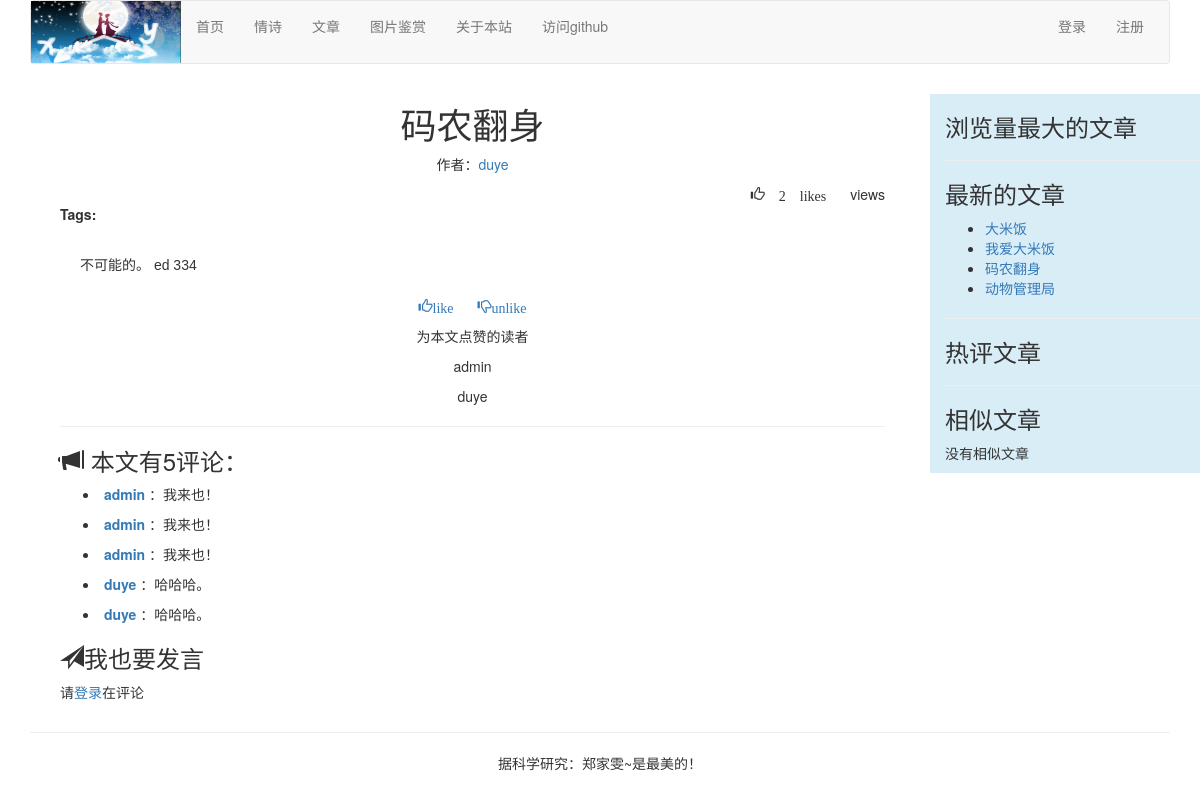
Before: /article/article-content/42/Ma-Nong-Fan-Shen/ with the older database file.
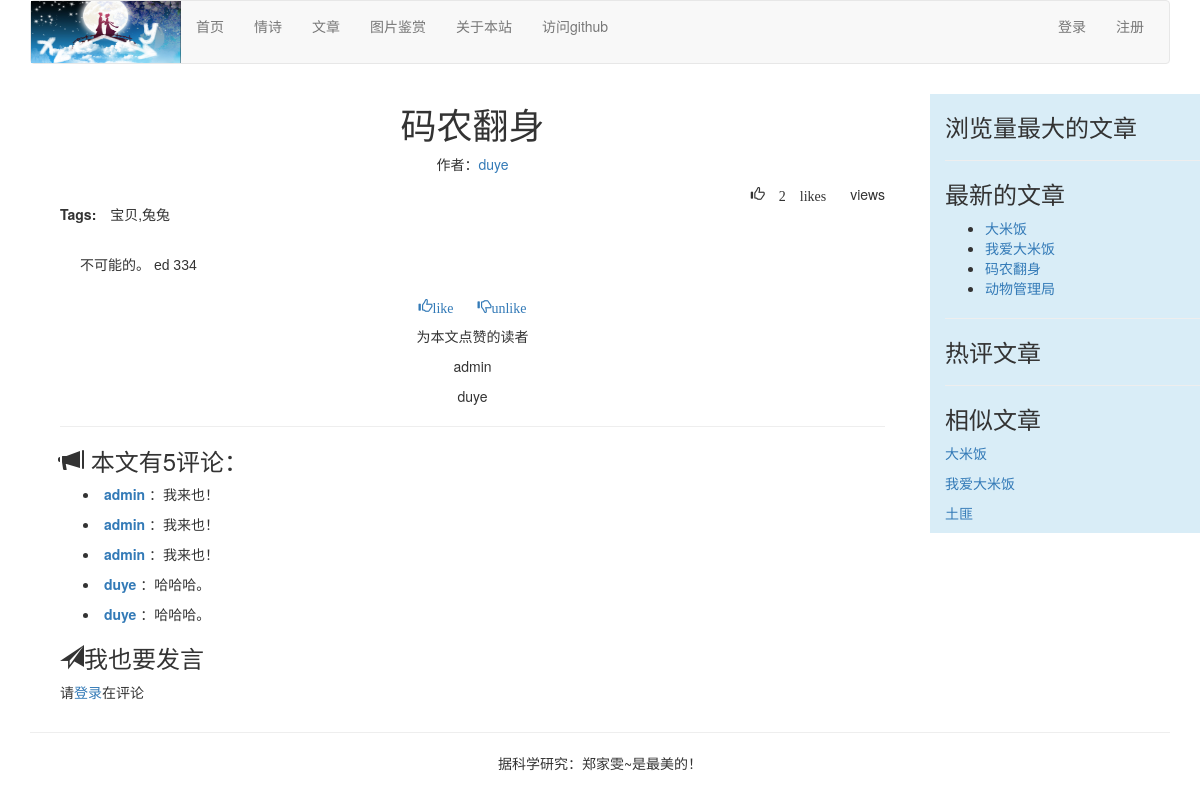
After: the same page with the newer database file.
### article/models.py (models this page shows, shortened)
class Comment(models.Model):
    article = models.ForeignKey(ArticlePost,on_delete=models.CASCADE,related_name='comments')
    body = models.TextField()
    commentator = models.CharField(max_length=90)
    image = models.ImageField(blank=True)
    created = models.DateTimeField(auto_now_add=True)
    class Meta:
        ordering = ('-created',)

class ArticlePost(models.Model):
    author = models.ForeignKey(User, on_delete=models.CASCADE, related_name='article')
    title = models.CharField(max_length=200)
    slug = models.SlugField(max_length=500)
    column = models.ForeignKey(ArticleColumn, on_delete=models.CASCADE, related_name='article_column')
    body = models.TextField()
    created = models.DateTimeField(default=timezone.now)
    updated = models.DateTimeField(auto_now=True)
    users_like = models.ManyToManyField(User,related_name='articles_like',blank=True)
    article_tag = models.ManyToManyField(ArticleTag,related_name='article_tag',blank=True)
    class Meta:
        ordering = ('-updated',)
        index_together = (('id', 'slug'),)
    def get_url_path(self):
        return reverse('article:article_content',args=[self.id,self.slug])

class ArticleTag(models.Model):
    author = models.ForeignKey(User, on_delete=models.CASCADE, related_name='tag')
    tag = models.CharField(max_length=500)
    def __str__(self):
        return self.tag

### article/list_views.py (the view)
def article_detail(request,id,slug):
    article = get_object_or_404(ArticlePost,id=id,slug=slug)
    total_views = r.incr('article:{}:views'.format(article.id))   # 显示文章阅读次数
    r.zincrby('article_ranking',1,article.id)
    article_ranking = r.zrange('article_ranking',0,-1,desc=True)[:10]
    article_ranking_ids = [int(id) for id in article_ranking]
    most_viewed = list(ArticlePost.objects.filter(id__in=article_ranking_ids))
    most_viewed.sort(key=lambda x: article_ranking_ids.index(x.id))
    if request.method == 'POST':
        comment_form = CommentForm(data=request.POST)
        if comment_form.is_valid():
            new_comment = comment_form.save(commit=False)
            new_comment.article = article
            new_comment.commentator = request.user     # 实现当前登录用户作为评论员名字
            new_comment.image = request.user.userinfo.photo   # 当前登录用户头像作为评论员头像
            new_comment.save()
    else:
        comment_form = CommentForm()
    article_tags_ids = article.article_tag.values_list('id',flat=True)
    similar_articles = ArticlePost.objects.filter(article_tag__in=article_tags_ids).exclude(id=article.id)
    similar_articles = similar_articles.annotate(same_tags=Count('article_tag')).order_by('-same_tags','-created')[:4]
    return render(request,'article/list/article_content.html',
                  {'article':article,
                   'total_views':total_views,
                   'most_viewed':most_viewed,
                   'comment_form':comment_form,
                   'similar_articles':similar_articles})

### article/templatetags/article_tags.py (called while the page is built)
@register.inclusion_tag('article/list/latest_articles.html')
def latest_articles(n=5):
    latest_articles = ArticlePost.objects.order_by('-created')[:n]
    return {'latest_articles':latest_articles}

@register.simple_tag
def most_commented_articles(n=3):
    return ArticlePost.objects.annotate(total_comments=Count('comments')).order_by('-total_comments')[:n]

@register.filter(name='markdown')
def markdown_filter(text):
    return mark_safe(markdown.markdown(text))

### templates/article/list/article_content.html (shortened to what this page needs)
{% extends 'base.html' %}
{% load staticfiles %}
{% load article_tags %}
{% block content %}
{% with total_likes=article.users_like.count  user_like=article.users_like.all %}
    <div class="container">
    <div class="col-md-9">
        <header >
        <h1 class="text-center">{{ article.title }}</h1>
        <P >
            <p class="text-center">作者：<a href="{% url 'article:author_articles' article.author.username %}">{{ article.author.username }}</a></p>
            <div class="text-right">
            <span style="margin-left: 20px" class="glyphicon glyphicon-thumbs-up">
                {{ total_likes }} like{{ total_likes | pluralize }}
            </span>
            <span style="margin-left: 20px">
                {{ total_views }} view{{ total_views | pluralize }}
            </span>
            </div>
            <p> <span style="margin-right:10px"><strong>Tags:</strong></span>
                {{ article.article_tag.all | join:',' }}
            </p>
        </P>
        </header>
        <link rel="stylesheet" href="{% static 'editor/css/editormd.preview.css' %}" />
        <div id="editormd-view">
            {{ article.body | markdown }}
        </div>
        <div>
            <p class="text-center">
                <a onclick="like_article({{ article.id }},'like')" href="#">
                    <span class="glyphicon glyphicon-thumbs-up">like</span>
                </a>
                <a onclick="like_article({{ article.id }},'unlike')" href="#">
                    <span class="glyphicon glyphicon-thumbs-down" style="margin-left: 20px;">unlike</span>
                </a>
            </p>
        </div>
        <div>
            <p class="text-center"><srtong>为本文点赞的读者</srtong></p>
            {% for user in article.users_like.all %}
            <p class="text-center">{{ user.username }}</p>
            {% empty %}
            <p class="text-center">还没人对此文章点赞or鄙视</p>
            {% endfor %}
        </div>
        <hr>
        <div>
            <h3><span class="glyphicon glyphicon-bullhorn"></span> 本文有{{ article.comments.all.count }}评论： </h3>
            {% for comment in article.comments.all %}
            <ul >
            <li >
                <a href="{% url 'article:author_articles' comment.commentator %}">
                <strong>{{ comment.commentator }}
                </a>
                </strong>：{{ comment.body }}
            </li>
            </ul>
            {% empty %}
            <p>没有评论</p>
            {% endfor %}
        <h3><span class="glyphicon glyphicon-send"></span>我也要发言 </h3>
        <form action="." method="post" class="form-horizontal" role="form">
            {% if user.is_authenticated %}
            <div class="form-group">
                <label for="inputEmail3" class="col-sm-2 control-label">评论</label>
                <div class="col-sm-10">
                    {{ comment_form.body }}
                </div>
            </div>
            <div class="form-group">
                <div class="col-sm-offset-2 col-sm-10">
                    <p><input type="submit" name="" value="发评论" class="btn btn-primary" </p>
                </div>
            </div>
            {% else %}
                <P>请<a href="{% url 'account:user_login' %}?next={% firstof request.path '/' %}">登录</a>在评论</P>
            {% endif %}
        </form>
        </div>
    </div>
    <div class="col-md-3 bg-info" style="right:-30px; top:10px;">
        <p class="text-center"><h3>浏览量最大的文章</h3></p>
        <hr>
        <p class="text-center"><h3>最新的文章</h3></p>
        {% latest_articles 4 %}
        <hr>
        <P class="text-center"><h3>热评文章</h3></P>
        {% most_commented_articles as most_comments %}
        <hr>
        <P class="text-center"><h3>相似文章</h3></P>
        {% for similar in similar_articles %}
        <p><a href="{{ similar.get_url_path }}">{{ similar.title }}</a></p>
        {% empty %}
        <p>没有相似文章</p>
        {% endfor %}
    </div>
    </div>
{% endwith %}
{% endblock %}

### templates/article/list/latest_articles.html
<ul>
    {% for article in latest_articles %}
    <li>
        <a href="{{ article.get_url_path }}">{{ article.title }}</a>
    </li>
    {% endfor %}
</ul>

Changed rows visible on the page:
changed ArticlePost "码农翻身": article_tag.all (not shown) → "宝贝,兔兔"
now on one of the page's lists (row edited): ArticlePost: title "大米饭"
now on one of the page's lists (row unchanged): ArticlePost: title "我爱大米饭"
now on this page (row edited): ArticlePost: title "土匪", shown under "相似文章"
Other visible differences:
text no longer shown: "没有相似文章"
